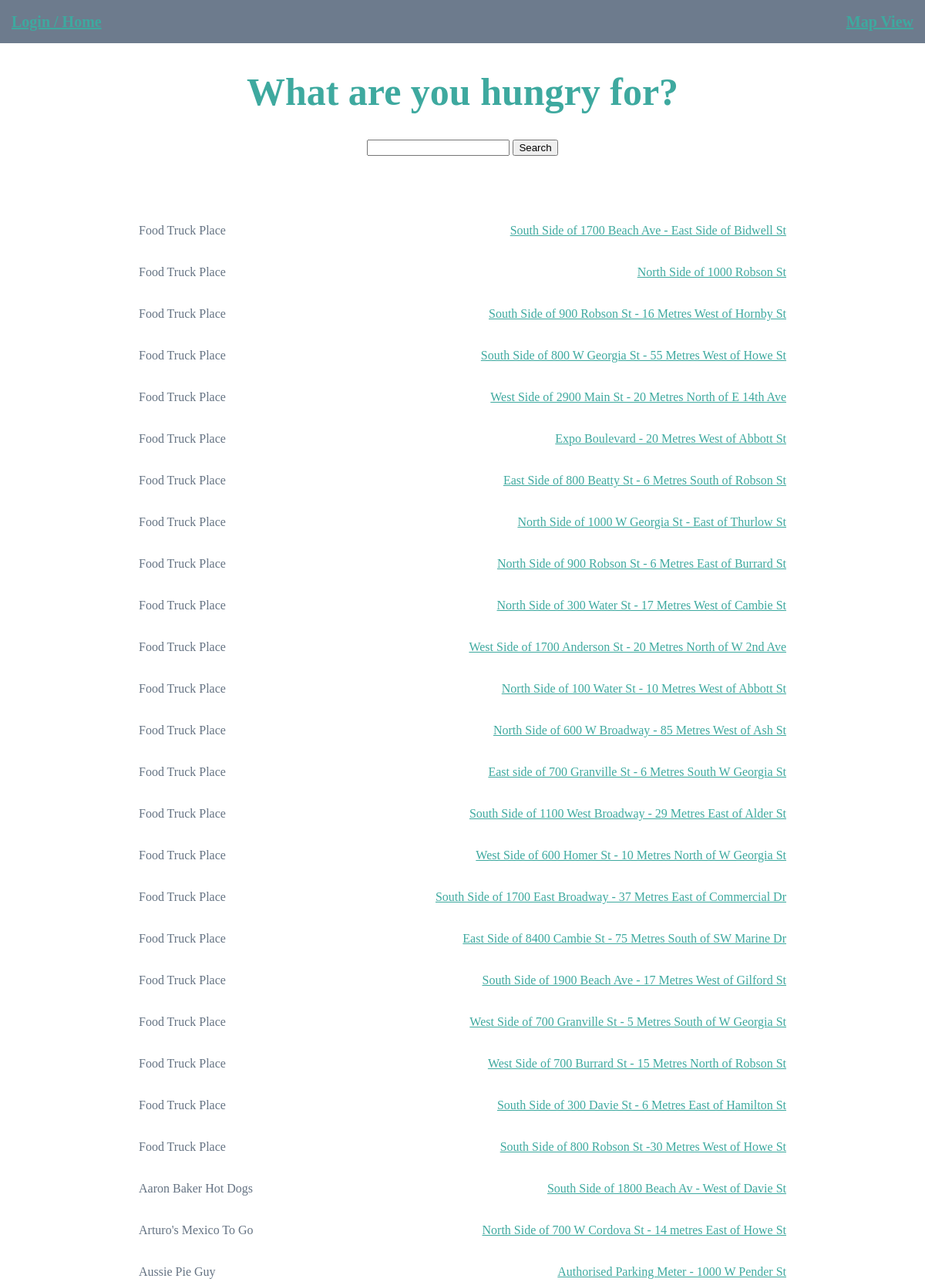
The app's page /GrubHunt/list_vendors/ (upper part) with its own data.
### GrubHunt/models.py (models this page shows, shortened)
class FoodVendor(models.Model):
	key = models.CharField(max_length=128, unique=True)
	latitude = models.DecimalField(max_digits=18, decimal_places=15, null=True)
	longitude = models.DecimalField(max_digits=18, decimal_places=15, null=True)
	vendorType = models.CharField(max_length=128)
	open = models.BooleanField(default=False)
	businessName = models.CharField(max_length=128, null=True)
	address = models.CharField(max_length=128)
	description = models.CharField(max_length=128)
	slug = models.SlugField(unique=True)
	userprofile = models.ManyToManyField(UserProfile)

### GrubHunt/views.py (the view)
def list_vendors(request):
    if 'q' in request.GET and request.GET['q']:
        q = request.GET['q']
        vendor_list = FoodVendor.objects.filter(description__contains=q)
    else:
        vendor_list = FoodVendor.objects.order_by('businessName')
    context_dict = {'vendor_list':vendor_list}
    return render(request, 'GrubHunt/list_vendors.html', context_dict)

### templates/GrubHunt/list_vendors.html (shortened to what this page needs)
<!DOCTYPE html>
{% load staticfiles %}
<html>
    <head>
		<link rel="stylesheet" type="text/css" href="{% static "css/main.css" %}">
    </head>
    <body>
  <div id="header">
    <h2 class="alignleft">
          {% if user.is_authenticated %}
          	<a href="/GrubHunt/logout">Logout </a>
          {% else %}
         	<a href="/GrubHunt/login">Login </a>
          {% endif %}
          <a href="/GrubHunt">/ Home</a>
    </h2>
	<h2 class="alignright">
		<a href="/GrubHunt/vendors">Map View </a>
	</h2>
</div>
<h1>What are you hungry for?</h1>
<form class="aligncenter" action="/GrubHunt/list_vendors/" method="get">
        <input type="text" name="q">
        <input type="submit" value="Search">
    </form>
<br>
<div id="list" style="clear: both;">
      {% if vendor_list %}
      		<p>
      		{% for v in vendor_list %}
      			<br/><br/><br/>
     			<span class="alignleft">
			      {% if not v.businessName %}
      				Food Truck Place
      			  {% else %}
      				{{v.businessName}}
      			  {% endif %}
			 	</span>
			    <span class="alignright">
      				<a href="/GrubHunt/find_route/{{ v.slug }}">
     					{{v.address}}
       				</a>
       			</span>
        	{% endfor %}
        	</p>
      {% else %}
			<p> No matches found </p>
      {% endif %}
 </div>
</body>
</html>

### static/css/main.css (style rules this page uses)
html, body { height: 100%; margin: 0; padding: 0; }
#header { padding: 0 15px; background-color: #6D7B8D; margin: 0px; overflow: hidden; }
#list { width: 70%; margin: 0 auto; }
a:link { color: #3EA99F; }
h1 { color: #3EA99F; font-size: 50px; text-align: center; }
h2 { font-size: 20px; }
p { color: #657383; }
.alignleft { float: left; text-align: left; }
.alignright { float: right; text-align: right; }
.aligncenter { text-align: center; }

### records on screen
FoodVendor: businessName "Food Truck Place", address "South Side of 1700 Beach Ave - East Side of Bidwell St"
FoodVendor: businessName "Food Truck Place", address "North Side of 1000 Robson St"
FoodVendor: businessName "Food Truck Place", address "South Side of 900 Robson St - 16 Metres West of Hornby St"
FoodVendor: businessName "Food Truck Place", address "South Side of 800 W Georgia St - 55 Metres West of Howe St"
FoodVendor: businessName "Food Truck Place", address "West Side of 2900 Main St - 20 Metres North of E 14th Ave"
FoodVendor: businessName "Food Truck Place", address "Expo Boulevard - 20 Metres West of Abbott St"
FoodVendor: businessName "Food Truck Place", address "East Side of 800 Beatty St - 6 Metres South of Robson St"
FoodVendor: businessName "Food Truck Place", address "North Side of 1000 W Georgia St - East of Thurlow St"
FoodVendor: businessName "Food Truck Place", address "North Side of 900 Robson St - 6 Metres East of Burrard St"
FoodVendor: businessName "Food Truck Place", address "North Side of 300 Water St - 17 Metres West of Cambie St"
FoodVendor: businessName "Food Truck Place", address "West Side of 1700 Anderson St - 20 Metres North of W 2nd Ave"
FoodVendor: businessName "Food Truck Place", address "North Side of 100 Water St - 10 Metres West of Abbott St"
FoodVendor: businessName "Food Truck Place", address "North Side of 600 W Broadway - 85 Metres West of Ash St"
FoodVendor: businessName "Food Truck Place", address "East side of 700 Granville St - 6 Metres South W Georgia St"
FoodVendor: businessName "Food Truck Place", address "South Side of 1100 West Broadway - 29 Metres East of Alder St"
FoodVendor: businessName "Food Truck Place", address "West Side of 600 Homer St - 10 Metres North of W Georgia St"
FoodVendor: businessName "Food Truck Place", address "South Side of 1700 East Broadway - 37 Metres East of Commercial Dr"
FoodVendor: businessName "Food Truck Place", address "East Side of 8400 Cambie St - 75 Metres South of SW Marine Dr"
FoodVendor: businessName "Food Truck Place", address "South Side of 1900 Beach Ave - 17 Metres West of Gilford St"
FoodVendor: businessName "Food Truck Place", address "West Side of 700 Granville St - 5 Metres South of W Georgia St"
FoodVendor: businessName "Food Truck Place", address "West Side of 700 Burrard St - 15 Metres North of Robson St"
FoodVendor: businessName "Food Truck Place", address "South Side of 300 Davie St - 6 Metres East of Hamilton St"
FoodVendor: businessName "Food Truck Place", address "South Side of 800 Robson St -30 Metres West of Howe St"
FoodVendor: businessName "Aaron Baker Hot Dogs", address "South Side of 1800 Beach Av - West of Davie St"
FoodVendor: businessName "Arturo's Mexico To Go", address "North Side of 700 W Cordova St - 14 metres East of Howe St"
FoodVendor: businessName "Aussie Pie Guy", address "Authorised Parking Meter - 1000 W Pender St"
